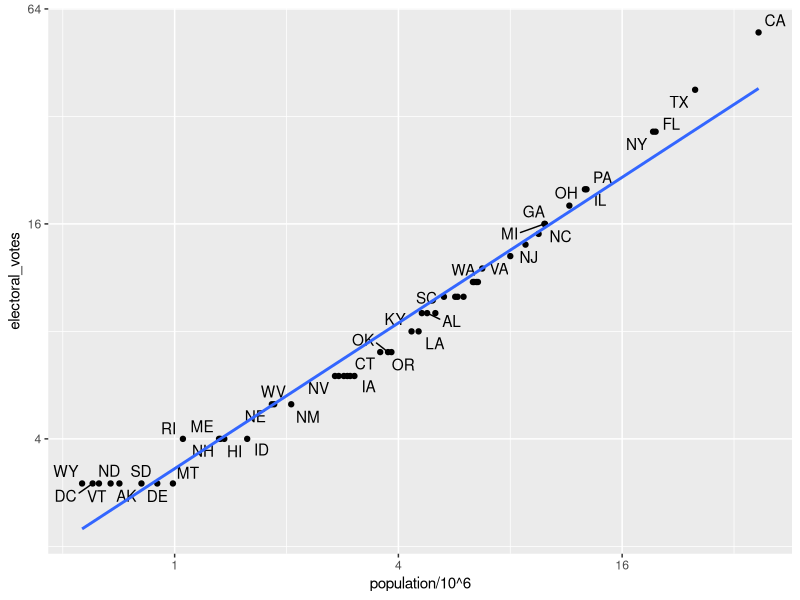

The R source for this figure:
#Combinando tablas
#left_joint()
library(tidyverse)
library(dslabs)
library(ggrepel)

data("murders")
data("polls_us_election_2016")

identical(murders$state, results_us_election_2016$state)

tab <- left_join(murders, results_us_election_2016, by = "state")

head(tab)

tab %>% ggplot(aes(population/10^6, electoral_votes, label = abb)) +
  geom_point() +  
  geom_text_repel() +
  scale_x_continuous(trans = "log2") +
  scale_y_continuous(trans = "log2") +
  geom_smooth(method = "lm", se = FALSE)

tab1 <- slice(murders, 1:6) %>% select(state, population)  
tab2 <- slice(results_us_election_2016, c(1:3, 5, 7:8)) %>% 
  select(state, electoral_votes)
  



left_join(tab1, tab2)

#NA a la izquierda
tab1 %>% left_join(tab2)

#NA a la derecha

tab1 %>% right_join(tab2)

#Sin NA, unicamente los datos que esten completos en ambas columnas

inner_join(tab1, tab2)

#manteniendo todos los NA de ambas columnas

full_join(tab1, tab2)

#La función de semi_join nos permite mantener la parte de la primera tabla para la cual tener información en el segundo. No agrega las columnas del segundo.

semi_join(tab1, tab2)

#esta funcion hace lo opuesto de semi_join Mantiene los elementos de la primera tabla para los cuales hay no hay información en el segundo

anti_join(tab1, tab2)

#Ejercicios

#No1. 

dim(tab1)
dim(tab2)

dat <- left_join(tab1, tab2, by = "state")

dim(dat)


#N0.2

dat <- right_join(tab1, tab2, by = "state")

dim(dat)

dat <- full_join(tab1, tab2, by = "state")

dim(dat)

dat <- inner_join(tab1, tab2, by = "state")

dim(dat)

dat <- semi_join(tab1, tab2, by = "state")

dim(dat)
